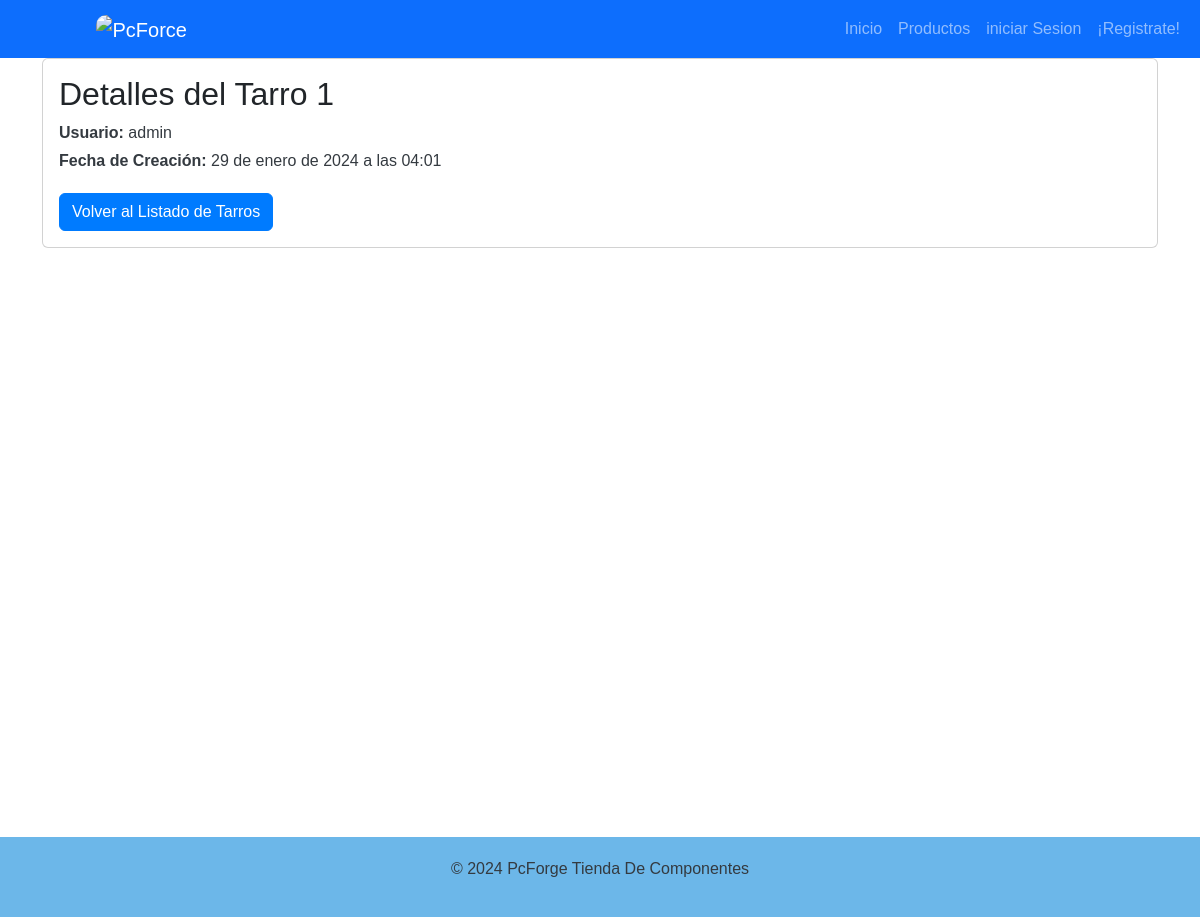
Page /detalle_tarro/1/ on the committed database.
### app/models.py (models this page shows)
class Tarro(models.Model):
    usuario = models.ForeignKey(User, on_delete=models.CASCADE)
    fecha_creacion = models.DateTimeField(auto_now_add=True)
    descripcion = models.TextField(max_length=255)

### app/views.py (the view)
# urls.py: path('detalle_tarro/<int:tarro_id>/', detalle_tarro, name='detalle_tarro'),
def detalle_tarro(request, tarro_id):
    tarro = get_object_or_404(Tarro, id=tarro_id)
    return render(request, 'app/detalle_tarro.html', {'tarro': tarro})

### app/templates/app/detalle_tarro.html
{% extends 'app/base.html' %}
{% block contenido %}
<div class="container detalle_tarro">
    <div class="card">
        <div class="card-body">
            <h2 class="card-title">Detalles del Tarro {{ tarro.id }}</h2>
            <div class="card-text">
                <p class="mb-1"><strong>Usuario:</strong> {{ tarro.usuario.username }}</p>
                <p class="mb-1"><strong>Fecha de Creación:</strong> {{ tarro.fecha_creacion }}</p>
            </div>
            <a href="{% url 'lista_tarros' %}" class="btn btn-primary mt-3">Volver al Listado de Tarros</a>
        </div>
    </div>
</div>
{% endblock %}

### app/static/app/css/style.css (style rules this page uses)
body { background-image: url(../img/foto_porta.jpg); color: #343a40; font-family: 'Arial', sans-serif; }
.display-4, .lead, h3, h5, p { color: #343a40; }
.btn-primary { background-color: #007bff; border-color: #007bff; }
.container.detalle_tarro { margin-bottom: 589px !important; }

### rows in the picture
Tarro: id "1", usuario.username "admin", fecha_creacion "29 de enero de 2024 a las 04:01"
